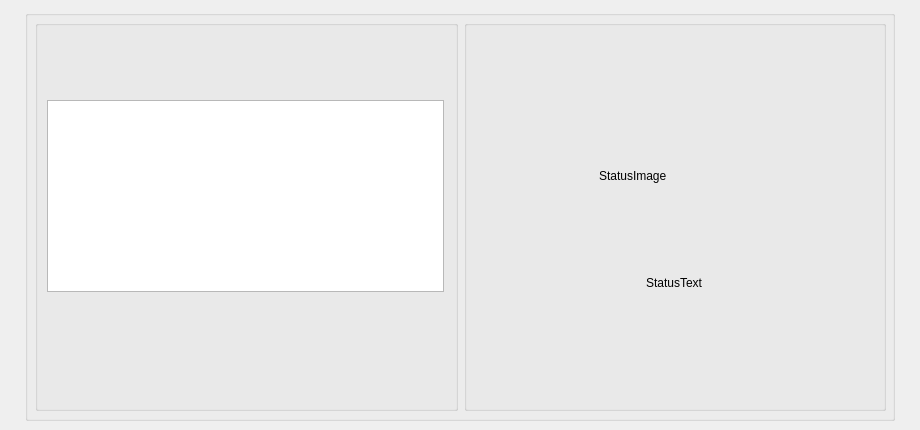
       <widget class="QWidget" name="tab_9">
        <attribute name="title">
         <string>Status</string>
        </attribute>
        <widget class="QWidget" name="horizontalLayoutWidget">
         <property name="geometry">
          <rect>
           <x>10</x>
           <y>10</y>
           <width>901</width>
           <height>411</height>
          </rect>
         </property>
         <layout class="QHBoxLayout" name="horizontalLayout_3">
          <item>
           <spacer name="horizontalSpacer_22">
            <property name="orientation">
             <enum>Qt::Horizontal</enum>
            </property>
            <property name="sizeHint" stdset="0">
             <size>
              <width>40</width>
              <height>20</height>
             </size>
            </property>
           </spacer>
          </item>
          <item>
           <widget class="QGroupBox" name="groupBox_16">
            <property name="minimumSize">
             <size>
              <width>870</width>
              <height>370</height>
             </size>
            </property>
            <property name="title">
             <string/>
            </property>
            <widget class="QWidget" name="horizontalLayoutWidget_2">
             <property name="geometry">
              <rect>
               <x>10</x>
               <y>10</y>
               <width>851</width>
               <height>391</height>
              </rect>
             </property>
             <layout class="QHBoxLayout" name="horizontalLayout_23">
              <item>
               <widget class="QGroupBox" name="groupBox_17">
                <property name="title">
                 <string/>
                </property>
                <widget class="QWidget" name="verticalLayoutWidget_13">
                 <property name="geometry">
                  <rect>
                   <x>10</x>
                   <y>10</y>
                   <width>401</width>
                   <height>331</height>
                  </rect>
                 </property>
                 <layout class="QVBoxLayout" name="verticalLayout_19">
                  <property name="leftMargin">
                   <number>2</number>
                  </property>
                  <property name="topMargin">
                   <number>2</number>
                  </property>
                  <property name="rightMargin">
                   <number>2</number>
                  </property>
                  <property name="bottomMargin">
                   <number>2</number>
                  </property>
                  <item>
                   <spacer name="verticalSpacer_14">
                    <property name="orientation">
                     <enum>Qt::Vertical</enum>
                    </property>
                    <property name="sizeHint" stdset="0">
                     <size>
                      <width>20</width>
                      <height>40</height>
                     </size>
                    </property>
                   </spacer>
                  </item>
                  <item>
                   <widget class="QPlainTextEdit" name="plainTextEdit"/>
                  </item>
                  <item>
                   <spacer name="verticalSpacer_12">
                    <property name="orientation">
                     <enum>Qt::Vertical</enum>
                    </property>
                    <property name="sizeHint" stdset="0">
                     <size>
                      <width>20</width>
                      <height>40</height>
                     </size>
                    </property>
                   </spacer>
                  </item>
                 </layout>
                </widget>
               </widget>
              </item>
              <item>
               <widget class="QGroupBox" name="groupBox_18">
                <property name="title">
                 <string/>
                </property>
                <widget class="QWidget" name="verticalLayoutWidget_12">
                 <property name="geometry">
                  <rect>
                   <x>10</x>
                   <y>10</y>
                   <width>401</width>
                   <height>331</height>
                  </rect>
                 </property>
                 <layout class="QVBoxLayout" name="verticalLayout_18">
                  <item>
                   <spacer name="verticalSpacer_8">
                    <property name="orientation">
                     <enum>Qt::Vertical</enum>
                    </property>
                    <property name="sizeHint" stdset="0">
                     <size>
                      <width>20</width>
                      <height>40</height>
                     </size>
                    </property>
                   </spacer>
                  </item>
                  <item alignment="Qt::AlignHCenter">
                   <widget class="QLabel" name="label_9">
                    <property name="minimumSize">
                     <size>
                      <width>150</width>
                      <height>150</height>
                     </size>
                    </property>
                    <property name="maximumSize">
                     <size>
                      <width>150</width>
                      <height>150</height>
                     </size>
                    </property>
                    <property name="layoutDirection">
                     <enum>Qt::LeftToRight</enum>
                    </property>
                    <property name="text">
                     <string>StatusImage</string>
                    </property>
                   </widget>
                  </item>
                  <item alignment="Qt::AlignHCenter">
                   <widget class="QLabel" name="label_14">
                    <property name="font">
                     <font>
                      <pointsize>8</pointsize>
                     </font>
                    </property>
                    <property name="text">
                     <string/>
                    </property>
                   </widget>
                  </item>
                  <item alignment="Qt::AlignHCenter|Qt::AlignVCenter">
                   <widget class="QLabel" name="label_10">
                    <property name="text">
                     <string>StatusText</string>
                    </property>
                   </widget>
                  </item>
                  <item>
                   <spacer name="verticalSpacer_9">
                    <property name="orientation">
                     <enum>Qt::Vertical</enum>
                    </property>
                    <property name="sizeHint" stdset="0">
                     <size>
                      <width>20</width>
                      <height>40</height>
                     </size>
                    </property>
                   </spacer>
                  </item>
                 </layout>
                </widget>
               </widget>
              </item>
             </layout>
            </widget>
           </widget>
          </item>
          <item>
           <spacer name="horizontalSpacer_21">
            <property name="orientation">
             <enum>Qt::Horizontal</enum>
            </property>
            <property name="sizeHint" stdset="0">
             <size>
              <width>40</width>
              <height>20</height>
             </size>
            </property>
           </spacer>
          </item>
         </layout>
        </widget>
       </widget>
